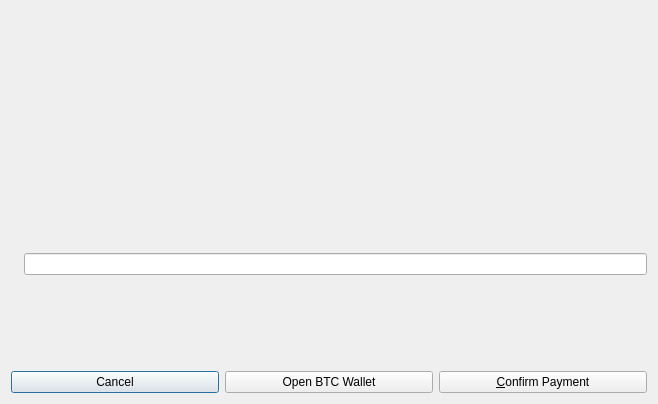
<?xml version="1.0" encoding="UTF-8"?>
<ui version="4.0">
 <class>OfferAcceptDialogBTC</class>
 <widget class="QDialog" name="OfferAcceptDialogBTC">
  <property name="geometry">
   <rect>
    <x>0</x>
    <y>0</y>
    <width>658</width>
    <height>404</height>
   </rect>
  </property>
  <property name="windowTitle">
   <string>Accept Syscoin Offer</string>
  </property>
  <layout class="QGridLayout" name="gridLayout">
   <item row="1" column="0">
    <layout class="QHBoxLayout" name="horizontalLayout">
     <item>
      <widget class="QLabel" name="acceptMessage">
       <property name="font">
        <font>
         <pointsize>12</pointsize>
         <weight>50</weight>
         <bold>false</bold>
        </font>
       </property>
       <property name="cursor">
        <cursorShape>IBeamCursor</cursorShape>
       </property>
       <property name="text">
        <string/>
       </property>
       <property name="wordWrap">
        <bool>true</bool>
       </property>
       <property name="textInteractionFlags">
        <set>Qt::LinksAccessibleByMouse|Qt::TextSelectableByKeyboard|Qt::TextSelectableByMouse</set>
       </property>
      </widget>
     </item>
    </layout>
   </item>
   <item row="7" column="0">
    <layout class="QHBoxLayout" name="horizontalLayout_3">
     <item>
      <widget class="QPushButton" name="cancelButton">
       <property name="text">
        <string>Cancel</string>
       </property>
      </widget>
     </item>
     <item>
      <widget class="QPushButton" name="openBtcWalletButton">
       <property name="toolTip">
        <string>Open your local Bitcoin client</string>
       </property>
       <property name="text">
        <string>Open BTC Wallet</string>
       </property>
      </widget>
     </item>
     <item>
      <widget class="QPushButton" name="confirmButton">
       <property name="toolTip">
        <string>Confirm this payment on the Bitcoin blockchain</string>
       </property>
       <property name="text">
        <string>&amp;Confirm Payment</string>
       </property>
      </widget>
     </item>
    </layout>
   </item>
   <item row="0" column="0">
    <widget class="QLabel" name="aboutShadeBTC">
     <property name="text">
      <string/>
     </property>
     <property name="alignment">
      <set>Qt::AlignCenter</set>
     </property>
    </widget>
   </item>
   <item row="6" column="0">
    <widget class="QLabel" name="escrowDisclaimer">
     <property name="text">
      <string/>
     </property>
    </widget>
   </item>
   <item row="5" column="0">
    <layout class="QHBoxLayout" name="horizontalLayout_8">
     <item>
      <widget class="QLabel" name="lblQRCode">
       <property name="text">
        <string/>
       </property>
       <property name="wordWrap">
        <bool>true</bool>
       </property>
      </widget>
     </item>
     <item>
      <layout class="QVBoxLayout" name="verticalLayout">
       <item>
        <widget class="QLabel" name="bitcoinInstructionLabel">
         <property name="cursor">
          <cursorShape>IBeamCursor</cursorShape>
         </property>
         <property name="text">
          <string notr="true"/>
         </property>
         <property name="textFormat">
          <enum>Qt::RichText</enum>
         </property>
         <property name="wordWrap">
          <bool>true</bool>
         </property>
         <property name="textInteractionFlags">
          <set>Qt::LinksAccessibleByMouse|Qt::TextSelectableByKeyboard|Qt::TextSelectableByMouse</set>
         </property>
        </widget>
       </item>
       <item>
        <spacer name="horizontalSpacer">
         <property name="orientation">
          <enum>Qt::Horizontal</enum>
         </property>
         <property name="sizeHint" stdset="0">
          <size>
           <width>40</width>
           <height>20</height>
          </size>
         </property>
        </spacer>
       </item>
       <item>
        <widget class="QLineEdit" name="btctxidEdit"/>
       </item>
      </layout>
     </item>
    </layout>
   </item>
  </layout>
 </widget>
 <resources>
  <include location="../syscoin.qrc"/>
 </resources>
 <connections/>
</ui>
